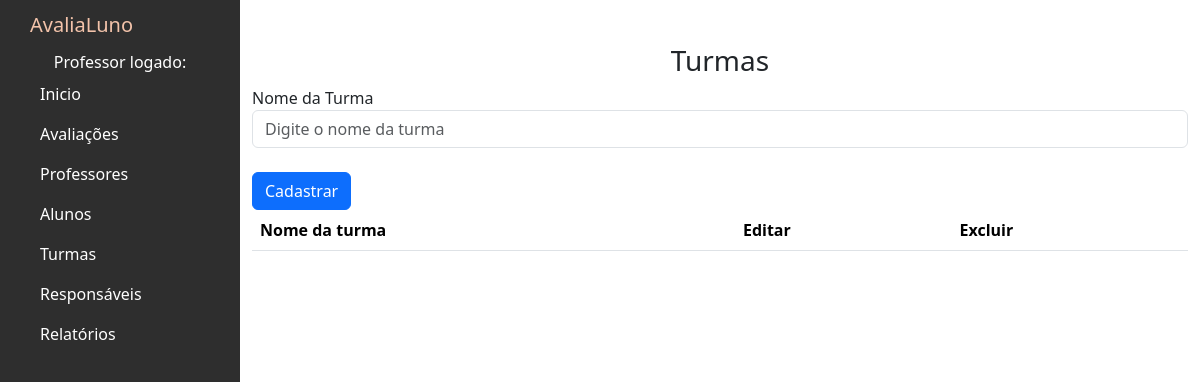
Page /turmas on the earlier database version.
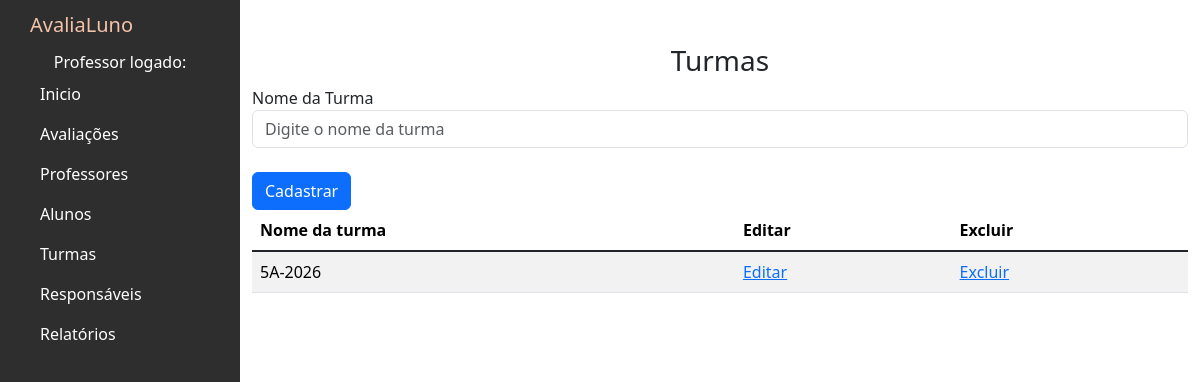
Same page on the later database version.
### avaliacoes/models.py (models this page shows, shortened)
class Turma(models.Model):
    nome = models.CharField(max_length=100)
    class Meta:
        verbose_name = "Turma"
        verbose_name_plural = "Turmas" # Define o nome plural personalizado

### avaliacoes/views.py (the view)
# urls.py: path('turmas',views.turmas,name='turmas'),
def turmas(request):
    if request.method == 'POST':
        if request.POST.get('nome'):
            turma = Turma()
            turma.nome = request.POST.get('nome')
            turma.save()
    lista_turmas = Turma.objects.all()
    return render(request, 'turmas.html', {'lista_turmas': lista_turmas})

### avaliacoes/templates/turmas.html (shortened to what this page needs)
{% extends 'base.html' %}
{% block content %}
<h3><center> Turmas </center></h3>
<form action="" method="POST">
  <div class="form-group">
    <label>Nome da Turma</label>
    <input
      type="text"
      name="nome"
      class="form-control"
      placeholder="Digite o nome da turma"
      required
    >
  </div>
  <br>
  <div class="form-group">
    <input type="submit" value="Cadastrar" class="btn btn-primary">
  </div>
</form>
<div class="table-wrapper-scroll-y my-custom-scrollbar">
  <table class="table table-striped mb-1">
      <thead>
          <tr>
              <th scope="col">Nome da turma</th>
              <th scope="col">Editar</th>
              <th scope="col">Excluir</th>
          </tr>
      </thead>
          {% for turma in lista_turmas %}
          <tbody>
              <tr>
                  <td>{{ turma.nome }}</td>
                  <td><a href="">Editar</a></td>
                  <td><a href="">Excluir</a></td>
              </tr>
          </tbody>
          {% endfor %}
  </table>
</div>
{% endblock %}

Differences in the rows shown:
added Turma: nome "5A-2026"
